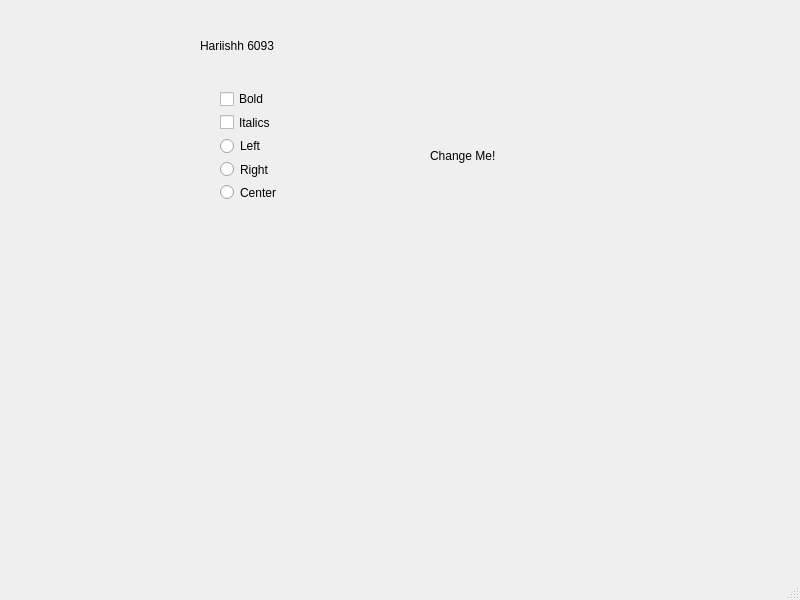
<?xml version="1.0" encoding="UTF-8"?>
<ui version="4.0">
 <class>MainWindow</class>
 <widget class="QMainWindow" name="MainWindow">
  <property name="geometry">
   <rect>
    <x>0</x>
    <y>0</y>
    <width>800</width>
    <height>600</height>
   </rect>
  </property>
  <property name="windowTitle">
   <string>MainWindow</string>
  </property>
  <widget class="QWidget" name="centralwidget">
   <widget class="QLabel" name="label">
    <property name="geometry">
     <rect>
      <x>430</x>
      <y>130</y>
      <width>231</width>
      <height>51</height>
     </rect>
    </property>
    <property name="styleSheet">
     <string notr="true">font: 75 15pt &quot;MS Shell Dlg 2&quot;;</string>
    </property>
    <property name="text">
     <string>Change Me!</string>
    </property>
   </widget>
   <widget class="QLabel" name="label_2">
    <property name="geometry">
     <rect>
      <x>200</x>
      <y>30</y>
      <width>151</width>
      <height>31</height>
     </rect>
    </property>
    <property name="styleSheet">
     <string notr="true">font: 14pt &quot;MS Shell Dlg 2&quot;;</string>
    </property>
    <property name="text">
     <string>Hariishh 6093</string>
    </property>
   </widget>
   <widget class="QWidget" name="">
    <property name="geometry">
     <rect>
      <x>220</x>
      <y>90</y>
      <width>84</width>
      <height>111</height>
     </rect>
    </property>
    <layout class="QVBoxLayout" name="verticalLayout">
     <item>
      <widget class="QCheckBox" name="checkBox">
       <property name="text">
        <string>Bold</string>
       </property>
      </widget>
     </item>
     <item>
      <widget class="QCheckBox" name="checkBox_2">
       <property name="text">
        <string>Italics</string>
       </property>
      </widget>
     </item>
     <item>
      <widget class="QRadioButton" name="radioButton">
       <property name="text">
        <string>Left</string>
       </property>
      </widget>
     </item>
     <item>
      <widget class="QRadioButton" name="radioButton_2">
       <property name="text">
        <string>Right</string>
       </property>
      </widget>
     </item>
     <item>
      <widget class="QRadioButton" name="radioButton_3">
       <property name="text">
        <string>Center</string>
       </property>
      </widget>
     </item>
    </layout>
   </widget>
  </widget>
  <widget class="QMenuBar" name="menubar">
   <property name="geometry">
    <rect>
     <x>0</x>
     <y>0</y>
     <width>800</width>
     <height>21</height>
    </rect>
   </property>
  </widget>
  <widget class="QStatusBar" name="statusbar"/>
 </widget>
 <resources/>
 <connections/>
</ui>
